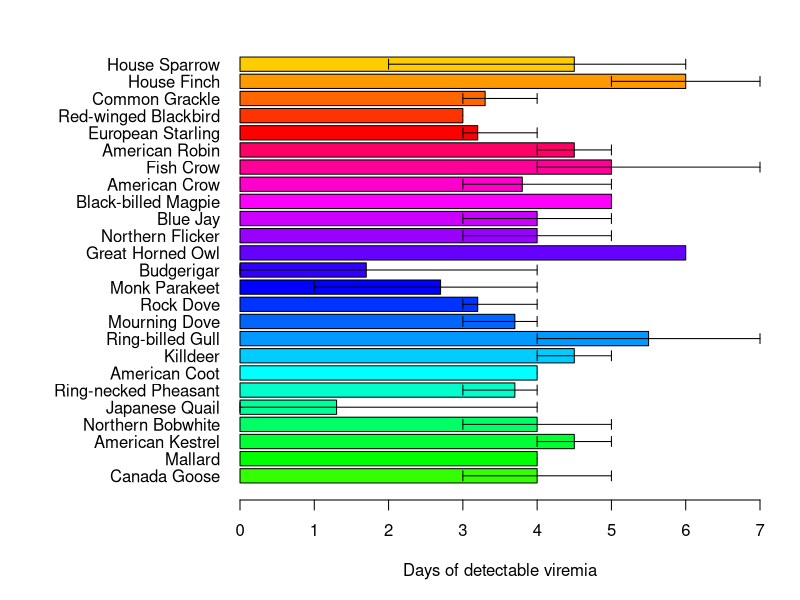
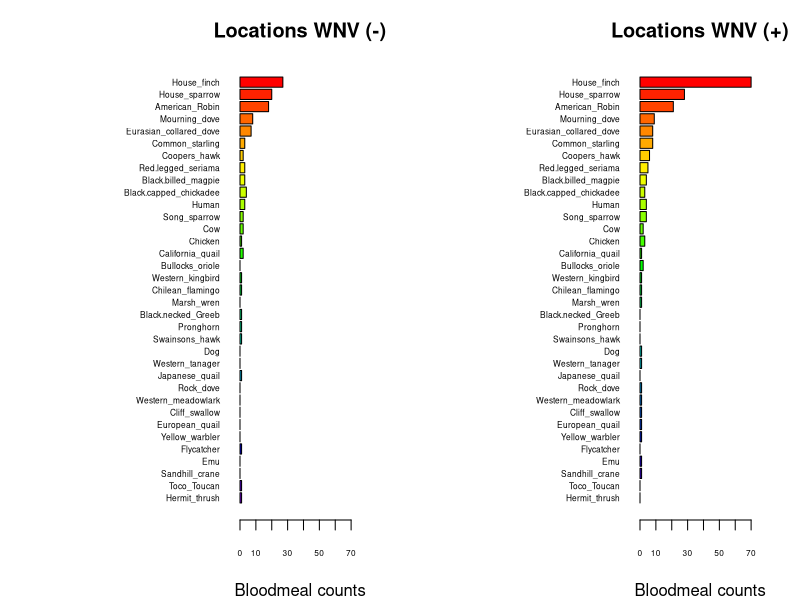
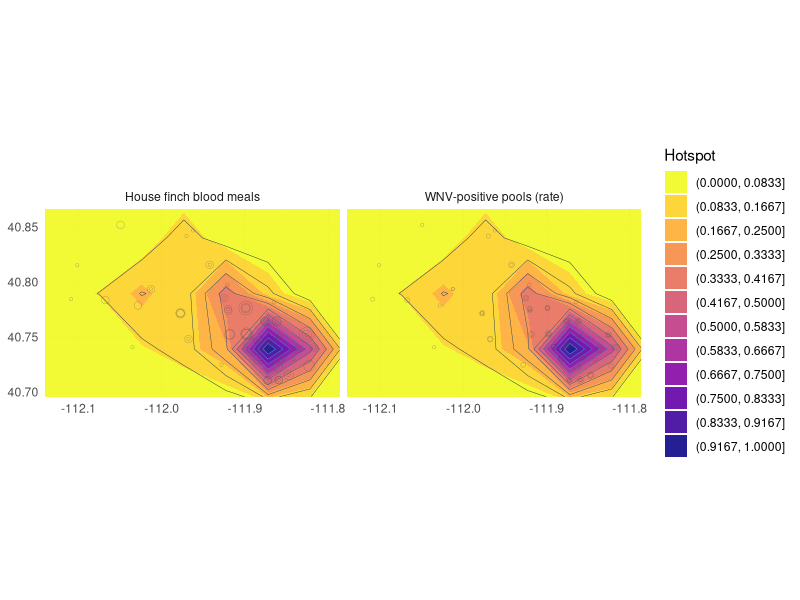

Here is the R script that generated these plots, in order:
## ---- chunk 1
knitr::opts_chunk$set(echo = TRUE)
install.packages("maps")
## ---- chunk 2
# Manually transcribe duration (mean, lo, hi) from the last table column
duration <- data.frame(
  Bird = c("Canada Goose","Mallard", 
           "American Kestrel","Northern Bobwhite",
           "Japanese Quail","Ring-necked Pheasant",
           "American Coot","Killdeer",
           "Ring-billed Gull","Mourning Dove",
           "Rock Dove","Monk Parakeet",
           "Budgerigar","Great Horned Owl",
           "Northern Flicker","Blue Jay",
           "Black-billed Magpie","American Crow",
           "Fish Crow","American Robin",
           "European Starling","Red-winged Blackbird",
           "Common Grackle","House Finch","House Sparrow"),
  mean = c(4.0,4.0,4.5,4.0,1.3,3.7,4.0,4.5,5.5,3.7,3.2,2.7,1.7,6.0,4.0,
           4.0,5.0,3.8,5.0,4.5,3.2,3.0,3.3,6.0,4.5),
  lo   = c(3,4,4,3,0,3,4,4,4,3,3,1,0,6,3,
           3,5,3,4,4,3,3,3,5,2),
  hi   = c(5,4,5,5,4,4,4,5,7,4,4,4,4,6,5,
           5,5,5,7,5,4,3,4,7,6)
)

# Choose some colors
cols <- c(rainbow(30)[c(10:29,1:5)])  # rainbow colors

# horizontal barplot
par(mar=c(5,12,2,2))  # wider left margin for names
bp <- barplot(duration$mean, horiz=TRUE, names.arg=duration$Bird,
              las=1, col=cols, xlab="Days of detectable viremia", xlim=c(0,7))

# add error bars
arrows(duration$lo, bp, duration$hi, bp,
       angle=90, code=3, length=0.05, col="black", xpd=TRUE)
## ---- chunk 3
## import counts_matrix: data.frame with column 'loc_positives' (0/1) and host columns 'host_*'
counts_matrix <- read.csv("./bloodmeal_plusWNV_for_BIOL3070.csv")

## 1) Identify host columns
host_cols <- grep("^host_", names(counts_matrix), value = TRUE)

if (length(host_cols) == 0) {
  stop("No columns matching '^host_' were found in counts_matrix.")
}

## 2) Ensure loc_positives is present and has both levels 0 and 1 where possible
counts_matrix$loc_positives <- factor(counts_matrix$loc_positives, levels = c(0, 1))

## 3) Aggregate host counts by loc_positives
agg <- stats::aggregate(
  counts_matrix[, host_cols, drop = FALSE],
  by = list(loc_positives = counts_matrix$loc_positives),
  FUN = function(x) sum(as.numeric(x), na.rm = TRUE)
)

## make sure both rows exist; if one is missing, add a zero row
need_levels <- setdiff(levels(counts_matrix$loc_positives), as.character(agg$loc_positives))
if (length(need_levels)) {
  zero_row <- as.list(rep(0, length(host_cols)))
  names(zero_row) <- host_cols
  for (lv in need_levels) {
    agg <- rbind(agg, c(lv, zero_row))
  }
  ## restore proper type
  agg$loc_positives <- factor(agg$loc_positives, levels = c("0","1"))
  ## coerce numeric host cols (they may have become character after rbind)
  for (hc in host_cols) agg[[hc]] <- as.numeric(agg[[hc]])
  agg <- agg[order(agg$loc_positives), , drop = FALSE]
}

## 4) Decide species order (overall abundance, descending)
overall <- colSums(agg[, host_cols, drop = FALSE], na.rm = TRUE)
host_order <- names(sort(overall, decreasing = TRUE))
species_labels <- rev(sub("^host_", "", host_order))  # nicer labels

## 5) Build count vectors for each panel in the SAME order
counts0 <- rev(as.numeric(agg[agg$loc_positives == 0, host_order, drop = TRUE]))
counts1 <- rev(as.numeric(agg[agg$loc_positives == 1, host_order, drop = TRUE]))

## 6) Colors: reuse your existing 'cols' if it exists and is long enough; otherwise generate
if (exists("cols") && length(cols) >= length(host_order)) {
  species_colors <- setNames(cols[seq_along(host_order)], species_labels)
} else {
  species_colors <- setNames(rainbow(length(host_order) + 10)[seq_along(host_order)], species_labels)
}

## 7) Shared x-limit for comparability
xmax <- max(c(counts0, counts1), na.rm = TRUE)
xmax <- if (is.finite(xmax)) xmax else 1
xlim_use <- c(0, xmax * 1.08)

## 8) Plot: two horizontal barplots with identical order and colors
op <- par(mfrow = c(1, 2),
          mar = c(4, 12, 3, 2),  # big left margin for species names
          xaxs = "i")           # a bit tighter axis padding

## Panel A: No WNV detected (loc_positives = 0)
barplot(height = counts0,
        names.arg = species_labels, 
        cex.names = .5,
        cex.axis = .5,
        col = rev(unname(species_colors[species_labels])),
        horiz = TRUE,
        las = 1,
        xlab = "Bloodmeal counts",
        main = "Locations WNV (-)",
        xlim = xlim_use)

## Panel B: WNV detected (loc_positives = 1)
barplot(height = counts1,
        names.arg = species_labels, 
        cex.names = .5,
        cex.axis = .5,
        col = rev(unname(species_colors[species_labels])),
        horiz = TRUE,
        las = 1,
        xlab = "Bloodmeal counts",
        main = "Locations WNV (+)",
        xlim = xlim_use)

par(op)

## Keep the colors mapping for reuse elsewhere
host_species_colors <- species_colors
## ---- chunk 4
# second-analysis-or-plot, glm with house finch alone against binary +/_
glm1 <- glm(loc_positives ~ host_House_finch,
            data = counts_matrix,
            family = binomial)
summary(glm1)

#glm with house-finch alone against positivity rate
glm2 <- glm(loc_rate ~ host_House_finch,
            data = counts_matrix)
summary(glm2)
## ---- chunk 5
library(dplyr)
library(tidyr)
library(ggplot2)

hm <- counts_matrix %>%
  filter(!is.na(long), !is.na(lat)) %>%
  transmute(
    long, lat,
    `WNV-positive pools (rate)` = loc_rate,
    `House finch blood meals`   = host_House_finch
  ) %>%
  pivot_longer(-c(long, lat), names_to = "metric", values_to = "value") %>%
  mutate(value = ifelse(is.na(value), 0, value))

# plot extent (a small pad around data)
xpad <- diff(range(hm$long))*0.05
ypad <- diff(range(hm$lat))*0.05
xlim <- range(hm$long) + c(-xpad, xpad)
ylim <- range(hm$lat) + c(-ypad, ypad)

ggplot(hm, aes(long, lat)) +
  borders("state", regions = "utah", colour = "grey75", fill = NA) +
  # KDE hotspot, weighted by value
  stat_density_2d_filled(
    aes(weight = value, fill = after_stat(level)),
    contour_var = "ndensity", geom = "polygon",
    bins = 12, alpha = 0.9, adjust = 0.8
  ) +
  # optional faint contours
  stat_density_2d(
    aes(weight = value, color = after_stat(level)),
    contour_var = "ndensity", bins = 12, linewidth = 0.15, show.legend = FALSE
  ) +
  # show sites lightly on top
  geom_point(aes(size = pmax(value, 0.0001)), alpha = 0.5, shape = 21, stroke = 0.2,
             fill = NA, color = "grey30", show.legend = FALSE) +
  coord_quickmap(xlim = xlim, ylim = ylim) +
  facet_wrap(~ metric, nrow = 1) +
  scale_fill_viridis_d(option = "C", direction = -1, name = "Hotspot") +
  guides(color = "none") +
  theme_minimal() +
  labs(x = NULL, y = NULL)
